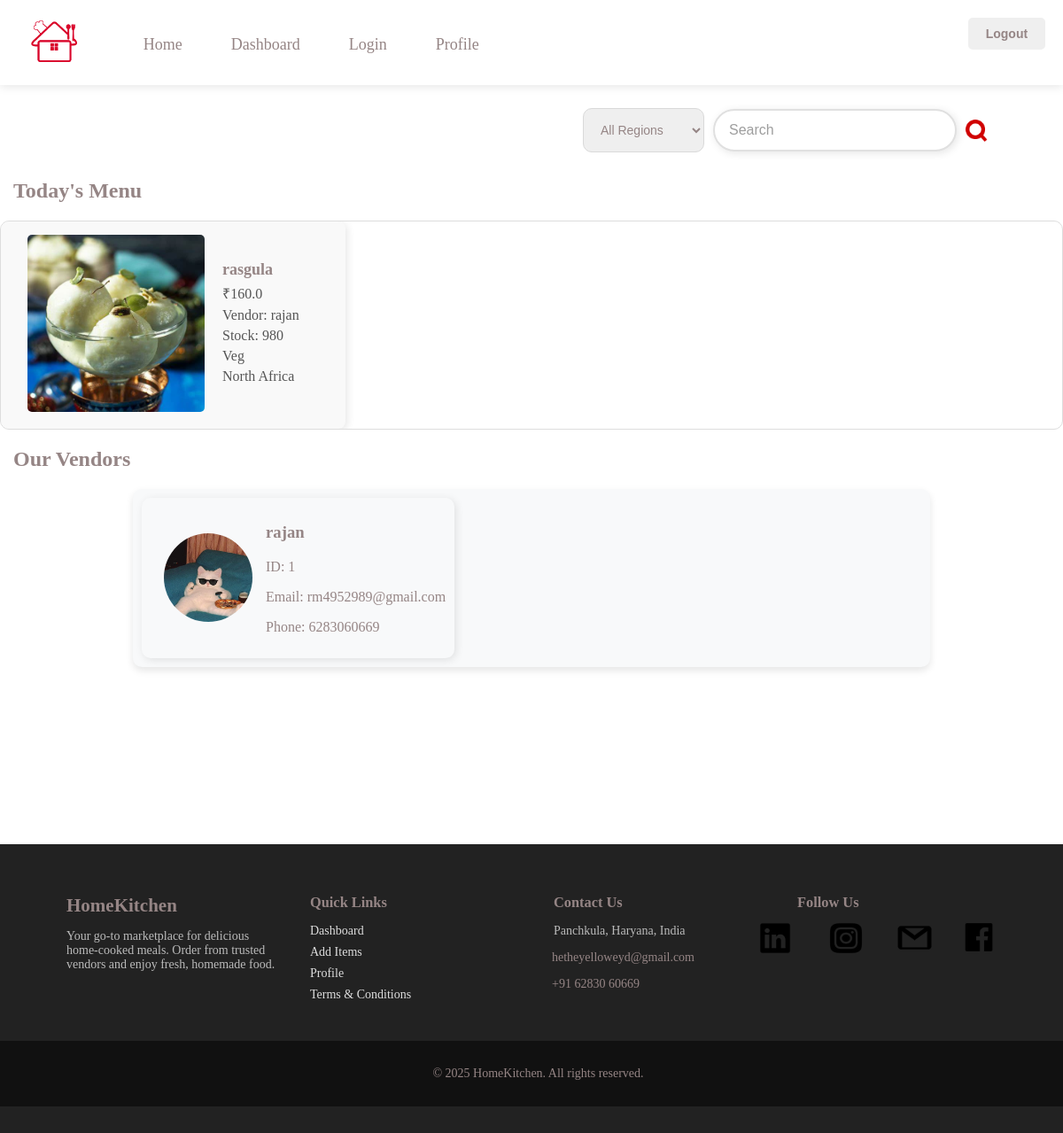
Page /dashboard on the earlier database version.
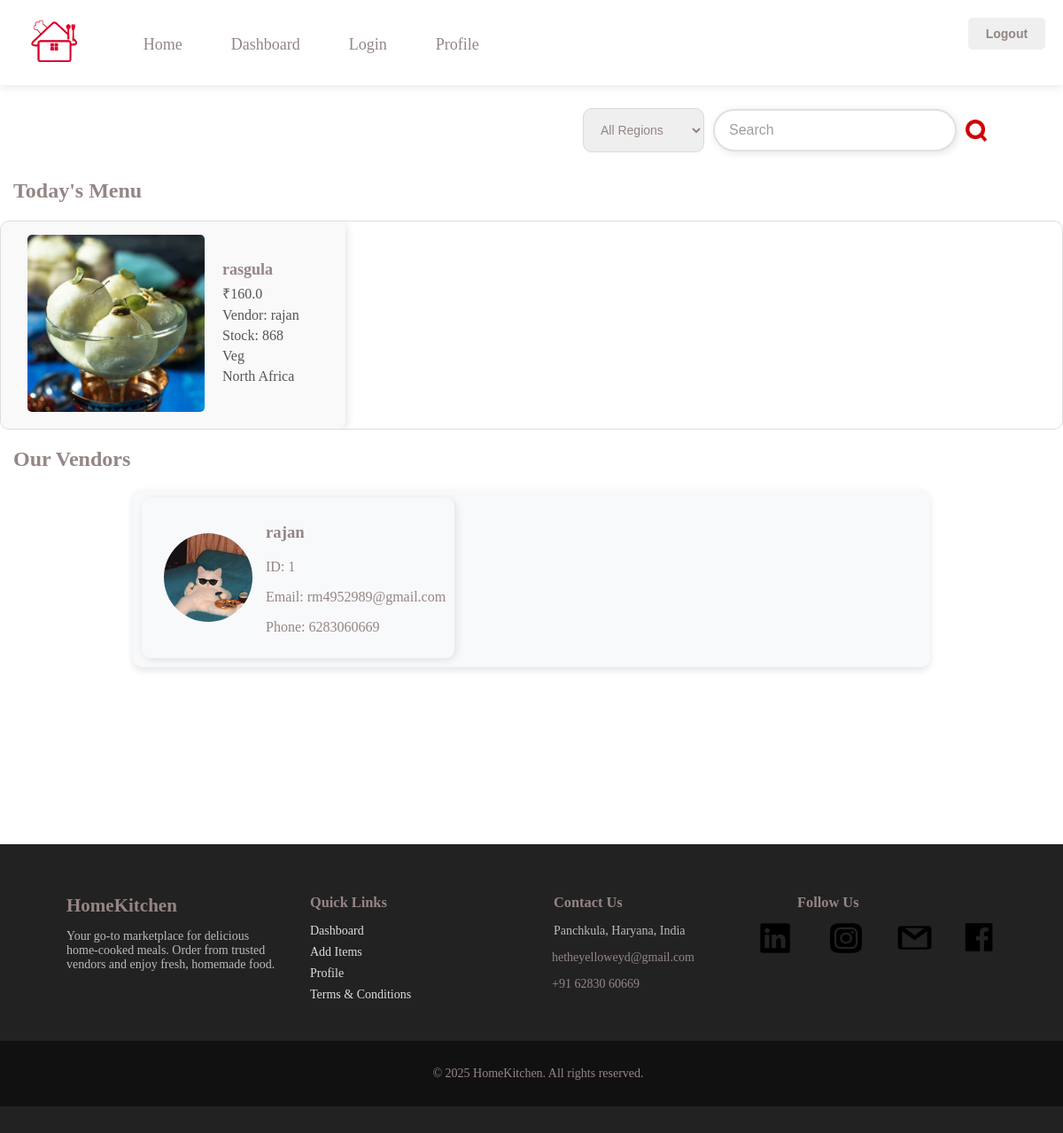
Same page on the later database version.
### main.py (models this page shows, shortened)
class Item(db.Model):
    id = db.Column(db.Integer, primary_key=True)
    itemid = db.Column(db.String(50), nullable=False)
    name = db.Column(db.String(100), nullable=False)
    context = db.Column(db.Text, nullable=False)
    amount = db.Column(db.Float, nullable=False)
    image_url = db.Column(db.String(200), nullable=False)
    stock = db.Column(db.Integer, nullable=False, default=0)
    user_id = db.Column(db.Integer, db.ForeignKey('user.id'), nullable=False)
    likes = db.Column(db.Integer, default=0)
    type= db.Column(db.String(50), nullable= False)
    region= db.Column(db.String(100), nullable= True)
    dislikes = db.Column(db.Integer, default=0)
    comments = db.relationship('Comment', backref='item', lazy=True)

class User(db.Model):
    id = db.Column(db.Integer, primary_key=True)
    name = db.Column(db.String(100), nullable=False)
    phone = db.Column(db.String(15), nullable= False, unique=True)
    email = db.Column(db.String(120), unique=True, nullable=False)
    password_hash = db.Column(db.String(200), nullable=False)
    upi_id = db.Column(db.String(50), nullable=True)
    role = db.Column(db.String(10), nullable=False)
    items = db.relationship('Item', backref='seller')
    created_at= db.Column(db.DateTime, default= datetime.datetime.utcnow)
    email_verified = db.Column(db.Boolean, default=False)
    business_name = db.Column(db.String(150), nullable=True, unique=True)
    terms_accepted = db.Column(db.Boolean, default=False)
    address = db.Column(db.String(255), nullable=True)
    latitude = db.Column(db.String(50), nullable=True)
    longitude = db.Column(db.String(50), nullable=True)
    vehicle_type= db.Column(db.String(50), nullable= True)
    vehicle_number= db.Column(db.String(50), nullable=True)
    id_proof = db.Column(db.String(200), nullable=True)  # File path
    license = db.Column(db.String(200), nullable=True)  # File path
    insurance = db.Column(db.String(200), nullable=True)  # File path
    photo = db.Column(db.String(200), nullable=True)  # File path
    verified = db.Column(db.Boolean, default=False)

### main.py (the view)
@app.route('/dashboard', methods=['GET'])
def dashboard():
    search_query = request.args.get('search', '')
    selected_region = request.args.get('region', '')
    query = Item.query.join(User)
    if search_query:
        query = query.filter((Item.name.ilike(f"%{search_query}%")) | (Item.context.ilike(f"%{search_query}%")) | (User.name.ilike(f"%{search_query}%")))
    if selected_region:
        if selected_region == "Others":
            query = query.filter(or_(Item.region == None, Item.region == ""))
        else:
            query = query.filter(Item.region == selected_region)
    items = query.all()
    users = User.query.all()
    unique_regions = db.session.query(Item.region).distinct().all()
    unique_regions = [r[0] for r in unique_regions if r[0]]
    return render_template('dashboard.html', items=items, users=users, search_query=search_query, unique_regions=unique_regions, selected_region=selected_region)

### templates/dashboard.html (shortened to what this page needs)
{% extends "base.html" %}
{% block content %}
<div class="top-right-buttons">
    <a href="{{ url_for('logout') }}"><button>Logout</button></a>
</div>
<div class="search-container">
    <form method="GET" action="{{ url_for('dashboard') }}" role="search">
        <div class="search-wrapper">
            <select name="region" class="region-dropdown">
                <option value="">All Regions</option>
            </select>
            <input class="searchbar" type="search" name="search" placeholder="Search" value="{{ search_query if search_query else '' }}" required>
            <img src="{{ url_for('static', filename='images/search-icon.png') }}" alt="Search" class='search-icon' onclick="this.closest('form').submit();">
        </div>
    </form>
</div>
<h2>Today's Menu</h2>
<div class="item-container">
    {% if items %}
        {% for item in items %}
            <div class="item-card">
                <a href="{{ url_for('item_details', item_id=item.id) }}">
                    <img src="{{ url_for('static', filename=item.image_url) }}" alt="Item Image">
                </a>
                <div class="item-details">
                    <h2>{{ item.name }}</h2>
                    <p>₹{{ item.amount }}</p>
                    <p>Vendor: {{ item.seller.name }}</p>
                    <p>Stock: {{ item.stock }}</p>
                    <p>{{ item.type }}</p>
                    <p>{{ item.region }}</p>
                </div>
            </div>
        {% endfor %}
    {% else %}
        <p>No items found.</p>
    {% endif %}
</div>
<h2>Our Vendors</h2>
<div class="user-carousel-container">
    <div class="user-carousel">
        {% for user in users %}
            {% if user.role == 'vendor' %}
                <div class="user-card">
                    <a href="{{ url_for('vendor_details', vendor_id=user.id) }}">
                        <img src="{{ url_for('static', filename=user.profile_image if user.profile_image else 'images/default-user.jpg') }}" alt="User Image">
                    </a>
                    <div class="user-details">
                        <h3>{{ user.name }}</h3>
                        <p>ID: {{ user.id }}</p>
                        <p>Email: {{ user.email }}</p>
                        <p>Phone: {{ user.phone }}</p>
                    </div>
                </div>
            {% endif %}
        {% endfor %}
    </div>
</div>
{% endblock content %}

Differences in the rows shown:
changed Item "rasgula": stock "980" → "868"
